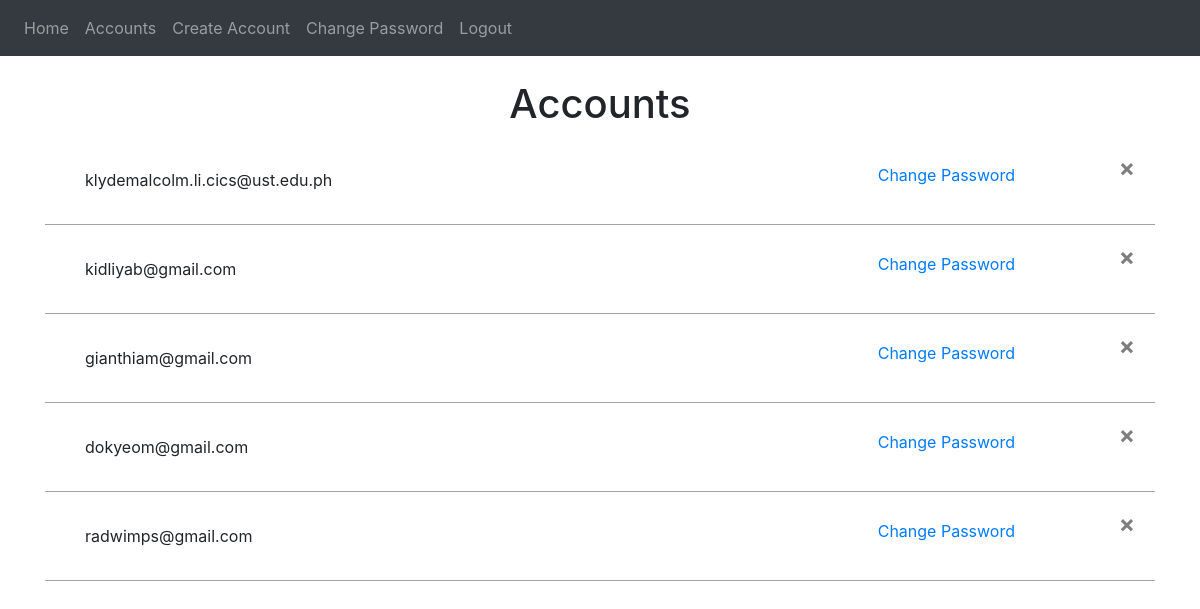
Before: /accounts (signed in) with the older database file.
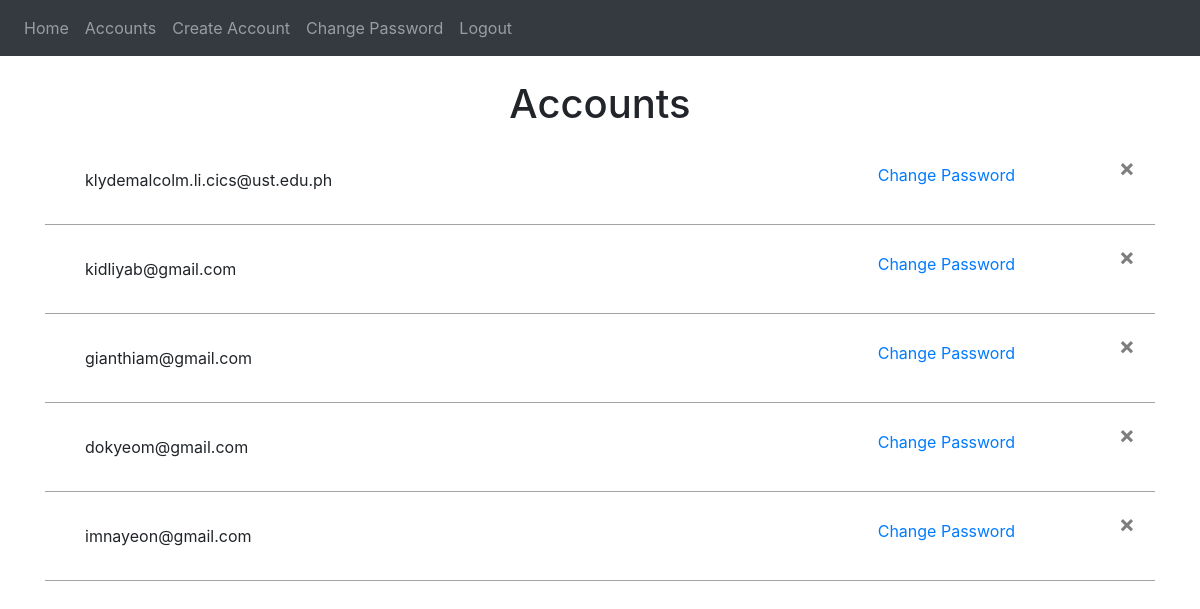
After: the same page with the newer database file.
### website/models.py (models this page shows)
class User(db.Model, UserMixin):
    id = db.Column(db.Integer, primary_key=True)
    email = db.Column(db.String(150), unique=True)
    password = db.Column(db.String(150))
    firstName = db.Column(db.String(150))

### website/views.py (the view)
@ views.route('/accounts', methods=['GET', 'POST'])
@ login_required
def accounts():
    if current_user.id > 3:
        return redirect(url_for('views.home'))
    if request.method == 'POST':
        session['changePasswordFor'] = request.form.get('changePasswordFor')
        return redirect(url_for('auth.changePasswordFor'))
    users = User.query.all()
    return render_template("accounts.html", user=current_user, users=users)

### website/__init__.py (called while the page is built)
def create_app():
    app = Flask(__name__)
    app.config['SECRET_KEY'] = 'holyshesh'
    app.config['SQLALCHEMY_DATABASE_URI'] = f'sqlite:///{DB_NAME}'
    db.init_app(app)
    from .views import views
    from .auth import auth
    app.register_blueprint(views, url_prefix='/')
    app.register_blueprint(auth, url_prefix='/')
    from .models import User
    with app.app_context():
        db.create_all()
    login_manager = LoginManager()
    login_manager.login_view = 'auth.login'
    login_manager.init_app(app)
    @login_manager.user_loader
    def load_user(id):
        return User.query.get(int(id))
    return app

### website/templates/accounts.html (shortened to what this page needs)
{% extends "base.html" %}
{% block content %}
<br/>
<h1 align="center">Accounts</h1>
    <ul class="list-group list-group-flush" id="notes">
            {% for fetchUser in users %}
                {% if fetchUser.id != user.id %}
                <div class="accounts" style="border-bottom: 1px solid rgb(163, 163, 163);">
                    <div style="width: 60%;">
                        <li class="list-group-item">
                            {{ fetchUser.email }}
                    </div>
                    <div style="width: 30%;">
                        <form method="POST" align="right">
                            <button type="submit" class="btn btn-link">Change Password</button>
                        </form>
                    </div>
                    <div style="width: 10%;">
                        <button type="button" class="close" onClick="deleteAcc({{ fetchUser.id }})">
                            <span aria-hidden="true">&times;</span>
                        </button>
                    </div>
                </div>
                {% endif %}
            {% endfor %}
    </ul>
{% endblock %}

### website/templates/base.html (shortened to what this page needs)
<!DOCTYPE html>
<html>
    <head>
        <link
            rel="stylesheet"
            href="https://stackpath.bootstrapcdn.com/bootstrap/4.4.1/css/bootstrap.min.css"
        />
        <link
            rel="stylesheet"
            href="https://stackpath.bootstrapcdn.com/font-awesome/4.7.0/css/font-awesome.min.css"
        />
        <link rel="stylesheet" href="../static/style.css">
    </head>
    <body>
        <nav class="navbar navbar-expand-lg navbar-dark bg-dark">
            <div class="collapse navbar-collapse" id="navbar">
                <div class="navbar-nav">
                    {% if user.is_authenticated %}
                        {% if user.id < 3 %}
                            <a class="nav-item nav-link" id="home" href="/">Home</a>
                            <a class="nav-item nav-link" id="accounts" href="/accounts">Accounts</a>
                            <a class="nav-item nav-link" id="signUp" href="/sign-up">Create Account</a>
                            <a class="nav-item nav-link" id="changePassword" href="/changePassword">Change Password</a>
                            <a class="nav-item nav-link" id="logout" href="/logout">Logout</a>
                        {% else %}
                            <a class="nav-item nav-link" id="home" href="/">Home</a>
                            <a class="nav-item nav-link" id="changePassword" href="/changePassword">Change Password</a>
                            <a class="nav-item nav-link" id="logout" href="/logout">Logout</a>
                        {% endif %}
                    {% else %}
                        <a class="nav-item nav-link" id="login" href="/login">Login</a>
                    {% endif %}
                </div>
            </div>
        </nav>
        <div class="container">
            {% block content %}
            {% endblock %}
        </div>
    </body>
</html>

### website/static/style.css (style rules this page uses)
.list-group-item { width: auto; }
.accounts { padding: 20px; display: flex; }

Changed rows visible on the page:
removed User: email "radwimps@gmail.com"
added User: email "imnayeon@gmail.com"
